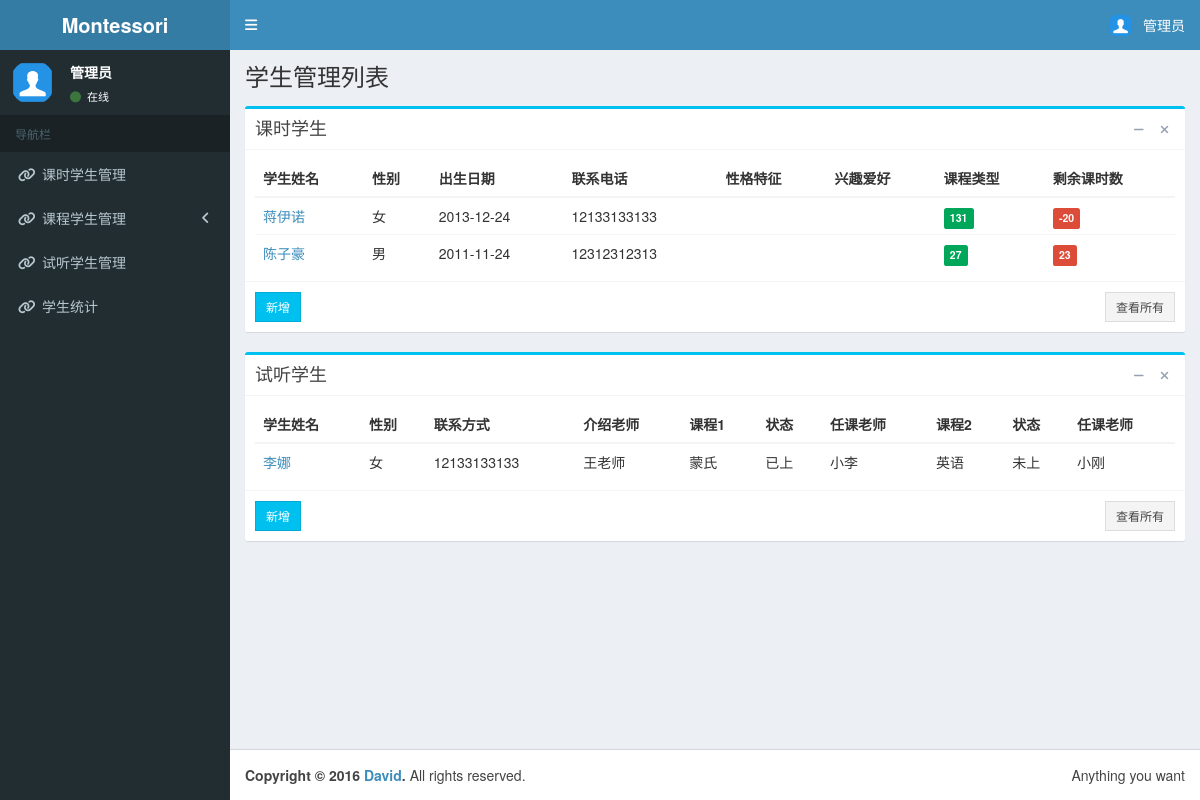
The page /homepage/ (signed in) on the database as committed earlier.
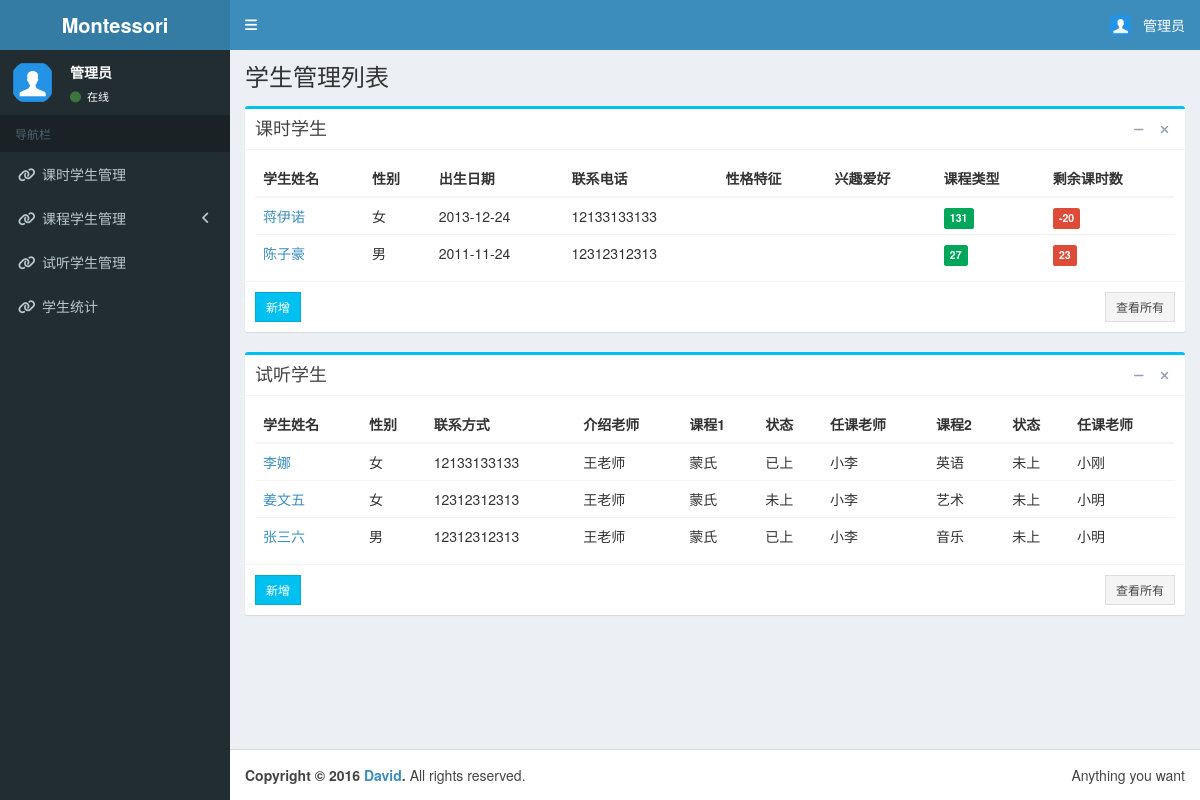
The same page on the database as committed later.
### managesystem/models.py (models this page shows, shortened)
class HoursStudent(models.Model):
    username = models.CharField(max_length=200)
    sex = models.CharField(max_length=200)
    birth_date = models.DateField()
    phone_num = models.CharField(max_length=200)
    character = models.CharField(max_length=200)
    hobbies = models.CharField(max_length=200)
    sum_hours = models.IntegerField(default=0)
    hours_already = models.IntegerField(default=0)
    hours_rest = models.IntegerField(default=0)
    register_date = models.DateField(default="2016-11-11")

class TryStudent(models.Model):
    username = models.CharField(max_length=200)
    sex = models.CharField(max_length=200)
    phone_num = models.CharField(max_length=200)
    contact = models.CharField(max_length=200)
    try_class_one = models.CharField(max_length=200,null=False,default="蒙氏")
    try_class_one_state = models.CharField(max_length=200,null=False,default="未上")
    class_one_teacher = models.CharField(max_length=200)
    try_class_two = models.CharField(max_length=200, null=False, default="蒙氏")
    try_class_two_state = models.CharField(max_length=200, null=False, default="未上")
    class_two_teacher = models.CharField(max_length=200)
    register_date = models.DateField(default="2016-11-11")
    accompany_username = models.CharField(max_length=200, default="")
    try_class_one_time = models.CharField(max_length=200, default="")
    try_class_two_time = models.CharField(max_length=200, default="")
    source = models.CharField(max_length=200, default="")
    unRegister_reason = models.CharField(max_length=200, default="")
    birth_date = models.CharField(max_length=200, default="0个月")

### managesystem/views.py (the view)
# urls.py: url(r'^homepage/$', HoursHomepage),
def HoursHomepage(request):
    if request.user.is_authenticated():
        hoursStudentArr = HoursStudent.objects.all()
        tryStudentArr = TryStudent.objects.all()
        if len(hoursStudentArr) > 7:
            hoursStudentArr = hoursStudentArr[0:6]
        else:
            hoursStudentArr = hoursStudentArr
        if len(tryStudentArr) > 7:
            tryStudentArr = tryStudentArr[0:6]
        else:
            tryStudentArr = tryStudentArr
        return render_to_response("homepage/homepage.html",{"studentList":hoursStudentArr, "tryStudentList":tryStudentArr})
    else:
        return HttpResponseRedirect('/')

### templates/homepage/homepage.html (shortened to what the changed rows need)
{% load staticfiles %}
<!DOCTYPE html>
<html>
<head>
  <link rel="stylesheet" href="{% static "bootstrap/css/bootstrap.min.css"%}">
  <link rel="stylesheet" href="https://cdnjs.cloudflare.com/ajax/libs/font-awesome/4.5.0/css/font-awesome.min.css">
  <link rel="stylesheet" href="https://cdnjs.cloudflare.com/ajax/libs/ionicons/2.0.1/css/ionicons.min.css">
  <link rel="stylesheet" href="{% static "dist/css/AdminLTE.min.css"%}">
  <link rel="stylesheet" href="{% static "dist/css/skins/skin-blue.min.css"%}">
</head>
<body class="hold-transition skin-blue sidebar-mini">
<div class="wrapper">
  <div class="content-wrapper">
    <section class="content-header">
      <h1>
        学生管理列表
      </h1>
    </section>
    <section class="content">
          <div class="box box-info">
            <div class="box-body">
              <div class="table-responsive">
                <table class="table no-margin">
                  <thead>
                  <tr>
                    <th>学生姓名</th>
                    <th>性别</th>
                    <th>出生日期</th>
                    <th>联系电话</th>
                    <th>性格特征</th>
                    <th>兴趣爱好</th>
                    <th>课程类型</th>
                    <th>剩余课时数</th>
                  </tr>
                  </thead>
                  <tbody>
                  {% for item in studentList %}
                  <tr>
                    <td><a href="hoursList/{{ item.username }}">{{ item.username }}</a></td>
                    <td>{{ item.sex }}</td>
                    <td>{{ item.birth_date|date:"Y-m-d" }}</td>
                      <td>{{ item.phone_num }}</td>
                      <td>{{ item.character }}</td>
                      <td>{{ item.hobbies }}</td>
                    <td><span class="label label-success">{{ item.sum_hours }}</span></td>
                    <td><span class="label label-danger">{{ item.hours_rest }}</span></td>
                  </tr>
                  {% endfor %}
                  </tbody>
                </table>
              </div>
            </div>
          </div>
          <div class="box box-info">
            <div class="box-body">
              <div class="table-responsive">
                <table class="table no-margin">
                  <thead>
                  <tr>
                      <th>学生姓名</th>
                      <th>性别</th>
                      <th>联系方式</th>
                      <th>介绍老师</th>
                      <th>课程1</th>
                      <th>状态</th>
                      <th>任课老师</th>
                      <th>课程2</th>
                      <th>状态</th>
                      <th>任课老师</th>
                  </tr>
                  </thead>
                  <tbody>
                    {% for itemtry in tryStudentList %}
                    <tr>
                      <td><a>{{ itemtry.username }}</a></td>
                      <td>{{ itemtry.sex }}</td>
                      <td>{{ itemtry.phone_num }}</td>
                      <td>{{ itemtry.contact }}</td>
                      <td>{{ itemtry.try_class_one }}</td>
                      <td>{{ itemtry.try_class_one_state }}</td>
                      <td>{{ itemtry.class_one_teacher }}</td>
                      <td>{{ itemtry.try_class_two }}</td>
                      <td>{{ itemtry.try_class_two_state }}</td>
                      <td>{{ itemtry.class_two_teacher }}</td>
                    </tr>
                    {% endfor %}
                  </tbody>
                </table>
              </div>
            </div>
          </div>
    </section>
  </div>
</div>
</body>
</html>

Rows that differ between the two databases and show on the page:
added TryStudent: username "姜文五", sex "女", phone_num "12312312313", contact "王老师", try_class_one "蒙氏", try_class_one_state "未上", class_one_teacher "小李", try_class_two "艺术", try_class_two_state "未上", class_two_teacher "小明"
added TryStudent: username "张三六", sex "男", phone_num "12312312313", contact "王老师", try_class_one "蒙氏", try_class_one_state "已上", class_one_teacher "小李", try_class_two "音乐", try_class_two_state "未上", class_two_teacher "小明"
